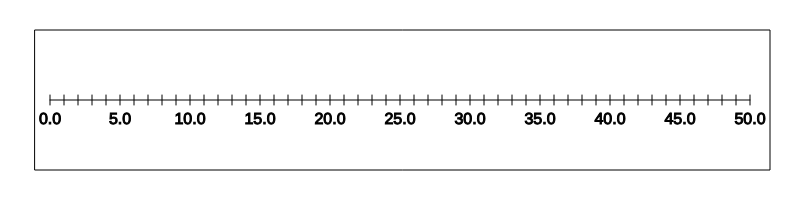
Frame 1 (no input)
Frame 60 (no input): identical to frame 1, image omitted
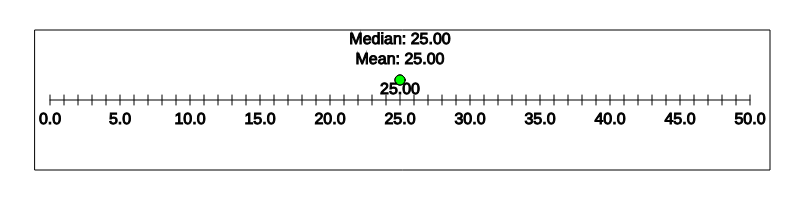
Frame 120 (the mouse pressed at the canvas centre since frame 60)

The p5.js sketch that drew these frames (run headless with seeded random() and noise() and a simulated clock; from frame 60 on, the mouse is pressed at the canvas centre):

// p5.js sketch
// ── sketch.js
let points = [];
let mean = 0;
let median = 0;
const minRange = 0;
const maxRange = 50;
const canvasWidth = 800;
const canvasHeight = 200;
const boundaryStart = 50;
const boundaryEnd = canvasWidth - 50;
const boundaryTop = 50;
const boundaryBottom = canvasHeight - 50;
const numCheckpoints = 10;
const stepSize = (maxRange - minRange) / numCheckpoints;

function setup() {
    createCanvas(canvasWidth, canvasHeight);
    textSize(16);
    textAlign(CENTER, CENTER);
}

function draw() {
    background(255);
    drawBoundary();
    drawNumberLine();
    drawPoints();
    drawMean();
    drawMedian();
    drawHoverValue();
}

function drawBoundary() {
    noFill();
    stroke(0);
    rect(boundaryStart-15, boundaryTop-20, boundaryEnd - boundaryStart+35, boundaryBottom - boundaryTop+40);
}

function drawNumberLine() {
    // stroke(0);
    line(boundaryStart, height / 2, boundaryEnd, height / 2);
    let pt = 0;
    for (let i = 0; i <= maxRange; i++) {
        let value = minRange + pt * stepSize;
        // fill(0, 0, 255);
        let x = map(i, minRange, maxRange, boundaryStart, boundaryEnd);
        line(x, height / 2 - 5, x, height / 2 + 5);
        // noStroke();
        fill(0);
        if(value == i) {
        text(value.toFixed(1), x, height / 2 + 20);
        pt++;
        }
    }
}

function drawPoints() {
    for (let i = 0; i < points.length; i++) {
        let x = map(points[i], minRange, maxRange, boundaryStart, boundaryEnd);
        fill(0, 0, 255);
        ellipse(x, height / 2 - 20, 10, 10);

        // Show number only when hovered, on the upper side of the number line
        if (dist(mouseX, mouseY, x, height / 2 - 20) < 5) {
            fill(0);
            text(points[i].toFixed(2), x, height / 2 - 40);
        }
    }
}

function drawMean() {
    if (points.length > 0) {
        mean = points.reduce((acc, val) => acc + val, 0) / points.length;
        let meanX = map(mean, minRange, maxRange, boundaryStart, boundaryEnd);
        fill(255, 0, 0);
        ellipse(meanX, height / 2 - 20, 10, 10);
        fill(0);
        text(`Mean: ${mean.toFixed(2)}`, meanX, height / 2 - 40);
    }
}

function drawMedian() {
    if (points.length > 0) {
        median = calculateMedian(points);
        let medianX = map(median, minRange, maxRange, boundaryStart, boundaryEnd);
        fill(0, 255, 0);
        ellipse(medianX, height / 2 - 20, 10, 10);
        fill(0);
        text(`Median: ${median.toFixed(2)}`, medianX, height / 2 - 60);
    }
}

function drawHoverValue() {
    if (mouseY >= height / 2 - 10 && mouseY <= height / 2 + 10) {  // Check if mouse is near the number line
        let value = map(mouseX, boundaryStart, boundaryEnd, minRange, maxRange);
        fill(0);
        text(`${value.toFixed(2)}`, mouseX, height / 2 - 10);
    }
}

function mousePressed() {
    if (mouseX >= boundaryStart && mouseX <= boundaryEnd && mouseY >= boundaryTop && mouseY <= boundaryBottom) {
        let x = map(mouseX, boundaryStart, boundaryEnd, minRange, maxRange);
        points.push(x);
    }
}

function calculateMedian(arr) {
    let sortedArr = arr.slice().sort((a, b) => a - b);
    let middle = Math.floor(sortedArr.length / 2);

    if (sortedArr.length % 2 === 0) {
        return (sortedArr[middle - 1] + sortedArr[middle]) / 2;
    } else {
        return sortedArr[middle];
    }
}
